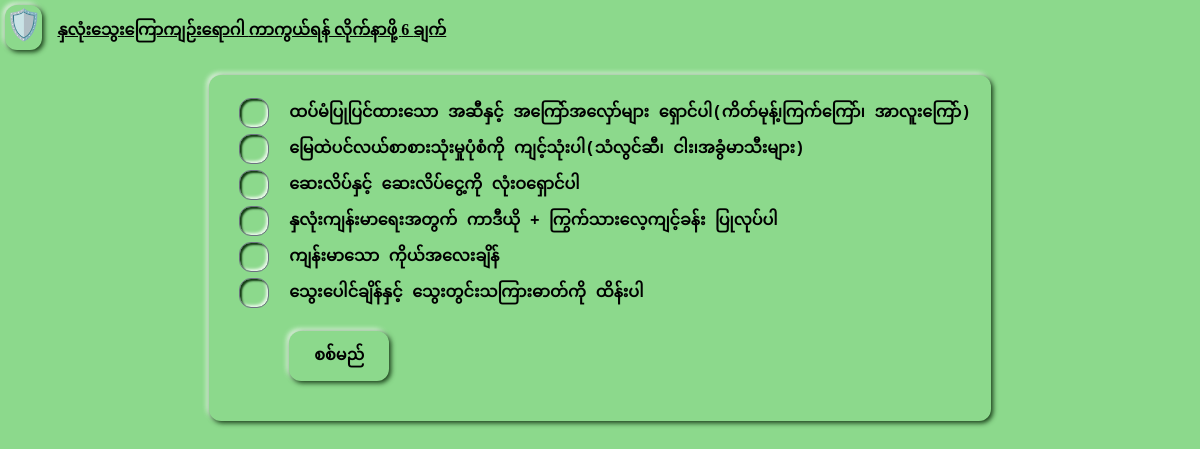
The page /epidemic/examine_prevention_tip/1 on the database its author committed.
### epidemic_stoper_system/models.py (models this page shows, shortened)
class Epidemic(models.Model):
    name = models.CharField(max_length=30,unique=True)
    topic = models.TextField(null=True, blank=True)
    symptoms = models.TextField()
    food_avoid = models.TextField(null=True, blank=True)  # for protection
    food_take = models.TextField(null=True, blank=True)  # for protection
    lifestyle_avoid = models.TextField(null=True, blank=True)  # for protection
    lifestyle_take = models.TextField(null=True, blank=True)  # for protection
    managing_tips = models.TextField(null=True, blank=True)  # for chronic or epidemic patients
    author = models.ForeignKey(User_Account, on_delete= models.SET_NULL, null=True,blank=True)
    created_time = models.DateTimeField(auto_now_add=True)

### epidemic_stoper_system/views.py (the view, shortened to what this page needs)
# urls.py: path('examine_prevention_tip/<int:epidemic_id>',examine_prevention_tip,name="examine_prevention_tip"),
def examine_prevention_tip(request, epidemic_id):
    if request.method == 'GET':
        epidemic_record = Epidemic.objects.get(id=epidemic_id)
        food_avoid_list = [word for word in epidemic_record.food_avoid.split('#') if word]
        food_take_list = [word for word in epidemic_record.food_take.split('#') if word]
        lifestyle_avoid_list = [word for word in epidemic_record.lifestyle_avoid.split('#') if word]
        lifestyle_take_list = [word for word in epidemic_record.lifestyle_take.split('#') if word]
        compound_all_tips = food_avoid_list + food_take_list + lifestyle_avoid_list + lifestyle_take_list
        total_tips = len(compound_all_tips)
        return render(request, 'examine_prevention_tip.html', {"epidemic":epidemic_record,'total_tip':total_tips, 'food_avoid_list':food_avoid_list,'food_take_list':food_take_list,'lifestyle_avoid_list':lifestyle_avoid_list,'lifestyle_take_list':lifestyle_take_list})

### epidemic_stoper_system/templates/examine_prevention_tip.html (shortened to what this page needs)
{% load static tailwind_tags%}
<!DOCTYPE html>
<html lang="en">
<head>
    {% tailwind_css %}
</head>
<body class="bg-[#8cd98c] font-mono font-extrabold ">
    <div class="bg-[#8cd98c] rounded-xl shadow-[_2px_2px_5px_#133913,_-2px_-2px_5px_#ecf9ec] inline-block text-[30px] m-[5px]"><a href="javascript:history.back()">🛡</a>️</div><h1 class="inline-block my-[10px] ml-[10px] underline font-serif">{{epidemic.name}} ကာကွယ်ရန် လိုက်နာဖို့ {{total_tip}} ချက်</h1>
    <div class="bg-[#8cd98c] place-items-center">
    <div class="bg-[#8cd98c] rounded-xl shadow-[_2px_2px_5px_#133913,_-2px_-2px_5px_#ecf9ec] my-[20px] p-[20px]">
        <form method="post" >{% csrf_token %}
            {%for tip in food_avoid_list%}
                <input type="checkbox" value="{{tip}}" name="food_avoid" class="w-[30px] h-[30px] my-[3px] mx-[10px]  rounded-xl bg-[#8cd98c] shadow-[inset_2px_2px_2px_#133913,inset_-2px_-2px_3px_#ecf9ec]"><label class="font-mono font-extrabold inline-block pl-[10px]">{{tip}}</label><br>
            {%endfor%}
            {%for tip in food_take_list%}
                <input type="checkbox" value="{{tip}}" name="food_take" class="w-[30px] h-[30px] my-[3px] mx-[10px]  rounded-xl bg-[#8cd98c] shadow-[inset_2px_2px_2px_#133913,inset_-2px_-2px_3px_#ecf9ec]"><label class="font-mono font-extrabold inline-block pl-[10px]">{{tip}}</label><br>
            {%endfor%}
            {%for tip in lifestyle_avoid_list%}
                <input type="checkbox" value="{{tip}}" name="lifestyle_avoid" class="w-[30px] h-[30px] my-[3px] mx-[10px]  rounded-xl bg-[#8cd98c] shadow-[inset_2px_2px_2px_#133913,inset_-2px_-2px_3px_#ecf9ec]"><label class="font-mono font-extrabold inline-block pl-[10px]">{{tip}}</label><br>
            {%endfor%}
            {%for tip in lifestyle_take_list%}
                <input type="checkbox" value="{{tip}}" name="lifestyle_take" class="w-[30px] h-[30px] my-[3px] mx-[10px]  rounded-xl bg-[#8cd98c] shadow-[inset_2px_2px_2px_#133913,inset_-2px_-2px_3px_#ecf9ec]"><label class="font-mono font-extrabold inline-block pl-[10px]">{{tip}}</label><br>
            {%endfor%}
            <button type="submit" class="my-[20px] ml-[60px] bg-[#8cd98c] rounded-xl w-[100px] h-[50px] shadow-[_2px_2px_5px_#133913,_-2px_-2px_5px_#ecf9ec]">စစ်မည်</button>
        </form>
    </div>
    </div>
</body>
</html>

### rows shown on the page
Epidemic: name "နှလုံးသွေးကြောကျဉ်းရောဂါ", food_avoid_list "ထပ်မံပြုပြင်ထားသော အဆီနှင့် အကြော်အလှော်များ ရှောင်ပါ(ကိတ်မုန့်၊ကြက်ကြော်၊ အာလူးကြော်)", food_take_list "မြေထဲပင်လယ်စာစားသုံးမှုပုံစံကို ကျင့်သုံးပါ(သံလွင်ဆီ၊ ငါး၊အခွံမာသီးများ)", lifestyle_avoid_list "ဆေးလိပ်နှင့် ဆေးလိပ်ငွေ့ကို လုံးဝရှောင်ပါ"

### other values the page prints
{{ total_tip }} "6"
{{ tip }} "နှလုံးကျန်းမာရေးအတွက် ကာဒီယို + ကြွက်သားလေ့ကျင့်ခန်း ပြုလုပ်ပါ" "ကျန်းမာသော ကိုယ်အလေးချိန်" "သွေးပေါင်ချိန်နှင့် သွေးတွင်းသကြားဓာတ်ကို ထိန်းပါ"
